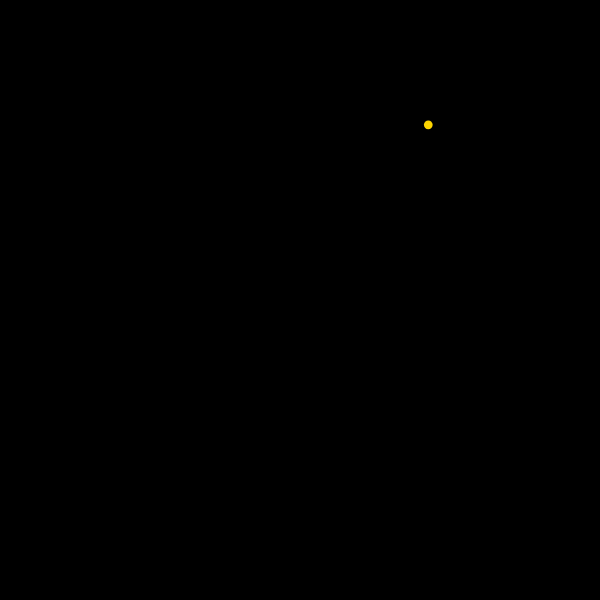
Frame 1 (no input)
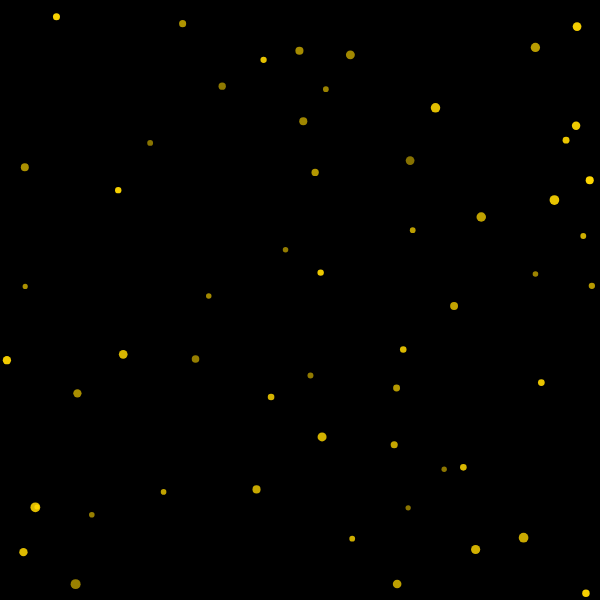
Frame 60 (no input)
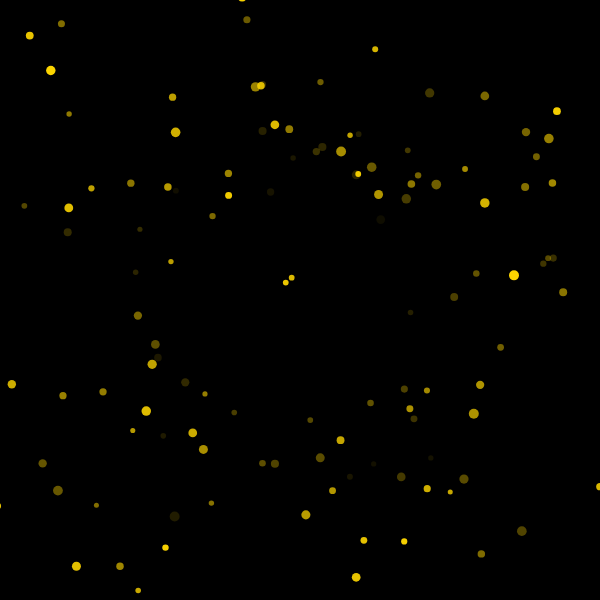
Frame 120 (the mouse pressed at the canvas centre since frame 60)

The p5.js sketch that drew these frames (run headless with seeded random() and noise() and a simulated clock; from frame 60 on, the mouse is pressed at the canvas centre):

// p5.js sketch
// ── sketch.js
let particles = [];
let targetShape = [];

function setup() {
  createCanvas(600, 600);
  noStroke();
}

function draw() {
  background(0);

  // Partikel erzeugen
  let p = new Particle(random(width), random(height));
  particles.push(p);

  // Partikel bewegen und anzeigen
  for (let i = particles.length - 1; i >= 0; i--) {
    let p = particles[i];
    p.update();
    p.display();

    // Partikel langsam in Richtung einer zufälligen Form bewegen
    if (targetShape.length > 0) {
      p.moveToShape(targetShape);
    }

    // Wenn das Partikel zu alt ist, entfernen
    if (p.isFinished()) {
      particles.splice(i, 1);
    }
  }

  // Maus bewegt -> Zielform generieren
  if (mouseIsPressed) {
    generateTargetShape(mouseX, mouseY);
  }
}

// Zufällig eine Form generieren, die die Partikel annehmen sollen
function generateTargetShape(x, y) {
  targetShape = [];
  let numPoints = int(random(5, 10));
  let radius = 150;
  for (let i = 0; i < numPoints; i++) {
    let angle = map(i, 0, numPoints, 0, TWO_PI);
    let px = x + cos(angle) * radius;
    let py = y + sin(angle) * radius;
    targetShape.push(createVector(px, py));
  }
}

class Particle {
  constructor(x, y) {
    this.x = x;
    this.y = y;
    this.size = random(5, 10);
    this.color = color(255, 215, 0); // Goldgelb
    this.lifetime = 255;
    this.velocity = createVector(random(-1, 1), random(-1, 1));
    this.acceleration = createVector(0, 0);
  }

  // Partikel aktualisieren
  update() {
    this.velocity.add(this.acceleration);
    this.x += this.velocity.x;
    this.y += this.velocity.y;
    this.acceleration.mult(0);
    this.lifetime -= 2;
  }

  // Partikel anzeigen
  display() {
    fill(this.color.levels[0], this.color.levels[1], this.color.levels[2], this.lifetime);
    ellipse(this.x, this.y, this.size);
  }

  // Prüfen, ob das Partikel alt ist
  isFinished() {
    return this.lifetime <= 0;
  }

  // Bewege das Partikel zu einem Ziel in der Form
  moveToShape(shape) {
    if (shape.length > 0) {
      let closestPoint = this.findClosestPoint(shape);
      let direction = p5.Vector.sub(closestPoint, createVector(this.x, this.y));
      direction.setMag(0.05); // langsame Bewegung in Richtung der Form
      this.applyForce(direction);
    }
  }

  // Nächstes Punkt der Form finden
  findClosestPoint(shape) {
    let closest = shape[0];
    let minDist = dist(this.x, this.y, closest.x, closest.y);
    for (let i = 1; i < shape.length; i++) {
      let d = dist(this.x, this.y, shape[i].x, shape[i].y);
      if (d < minDist) {
        closest = shape[i];
        minDist = d;
      }
    }
    return closest;
  }

  // Kraft auf das Partikel anwenden
  applyForce(force) {
    this.acceleration.add(force);
  }
}
